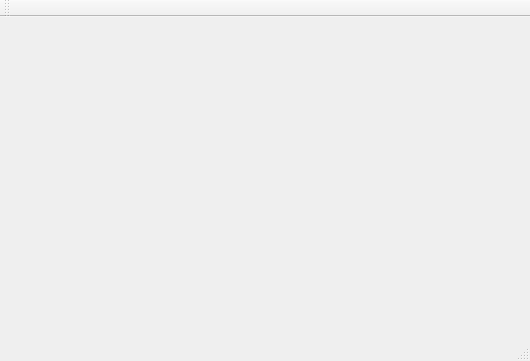
<?xml version="1.0" encoding="UTF-8"?>
<ui version="4.0">
 <class>MainWindow</class>
 <widget class="QMainWindow" name="MainWindow">
  <property name="geometry">
   <rect>
    <x>0</x>
    <y>0</y>
    <width>530</width>
    <height>361</height>
   </rect>
  </property>
  <property name="windowTitle">
   <string>MainWindow</string>
  </property>
  <widget class="QWidget" name="centralWidget"/>
  <widget class="QMenuBar" name="menuBar">
   <property name="geometry">
    <rect>
     <x>0</x>
     <y>0</y>
     <width>530</width>
     <height>22</height>
    </rect>
   </property>
  </widget>
  <widget class="QToolBar" name="mainToolBar">
   <attribute name="toolBarArea">
    <enum>TopToolBarArea</enum>
   </attribute>
   <attribute name="toolBarBreak">
    <bool>false</bool>
   </attribute>
  </widget>
  <widget class="QStatusBar" name="statusBar"/>
 </widget>
 <layoutdefault spacing="6" margin="11"/>
 <resources/>
 <connections/>
</ui>
